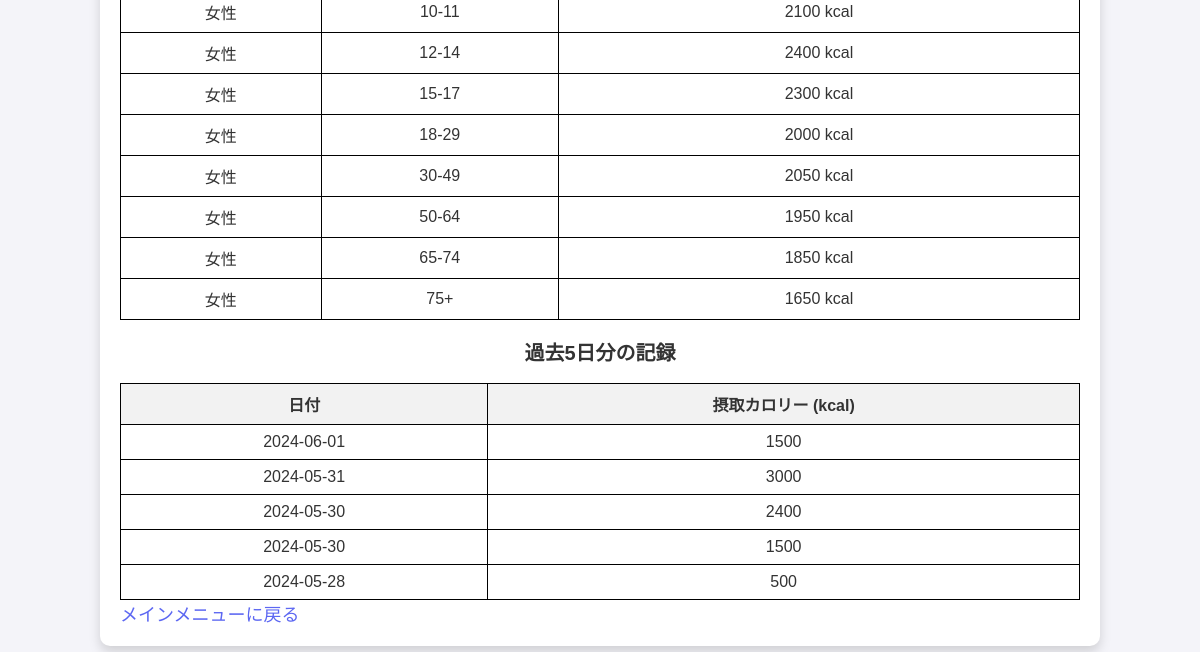
The app's page /accounts/food_record/ (signed in, lower part), older data.
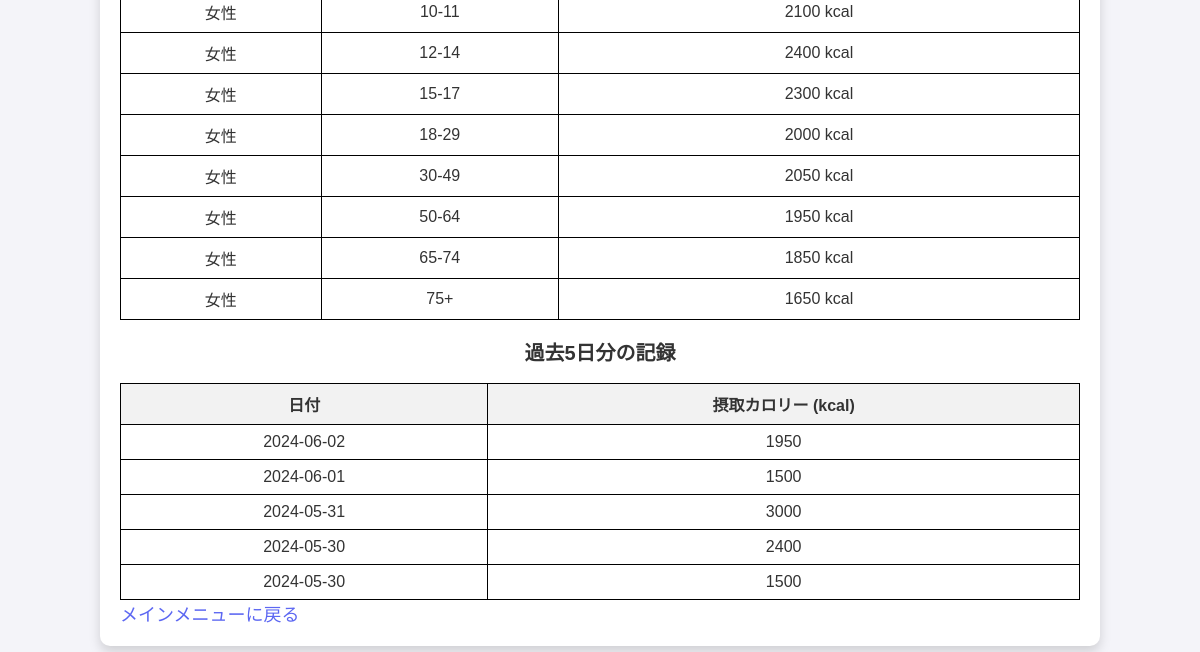
The same page, newer data.
### myapp/models.py (models this page shows)
class FoodRecord(models.Model):
    user = models.ForeignKey(CustomUser, on_delete=models.CASCADE, verbose_name=_('ユーザー'))
    date = models.DateField(_('日付'))
    calories = models.IntegerField(_('カロリー'))
    description = models.TextField(_('説明'), blank=True, null=True)

### myapp/views.py (the view)
# urls.py: path('food_record/', views.food_record, name='food_record'),
@login_required
def food_record(request):
    user_profile = UserProfile.objects.get(user=request.user)
    birthdate = user_profile.user.birth_date
    gender = 'M' if user_profile.user.gender == '男' else 'F'
    today = date.today()
    age = today.year - birthdate.year - ((today.month, today.day) < (birthdate.month, birthdate.day))
    recommended_calories = get_recommended_calories(age, gender)
    recommended_calories_plus_500 = recommended_calories + 500
    recommended_calories_minus_500 = recommended_calories - 500
    calories_by_age_gender = get_calories_by_age_gender()
    form = FoodRecordForm(request.POST or None)
    if request.method == 'POST' and form.is_valid():
        record = form.save(commit=False)
        record.user = request.user
        record.date = form.cleaned_data['date']
        record.save()
        return redirect('myapp:food_record')
    food_records = FoodRecord.objects.filter(user=request.user).order_by('-date')
    yesterday_calories = food_records.first().calories if food_records.exists() else 0
    goal_calories = user_profile.target_calories
    achievement_percent = (yesterday_calories / goal_calories * 100) if goal_calories else 0
    past_five_days_records = FoodRecord.objects.filter(user=request.user).order_by('-date')[:5]
    context = {
        'form': form,
        'recommended_calories': recommended_calories,
        'recommended_calories_plus_500': recommended_calories_plus_500,
        'recommended_calories_minus_500': recommended_calories_minus_500,
        'calories_by_age_gender': calories_by_age_gender,
        'food_records': food_records,
        'birthdate': birthdate,
        'gender': gender,
        'age': age,
        'today': today,
        'yesterday_calories': yesterday_calories,
        'goal_calories': goal_calories,
        'achievement_percent': achievement_percent,
        'past_five_days_records': past_five_days_records,
    }
    return render(request, 'food_record.html', context)

### myapp/authentication.py (called while the page is built)
    def get_user(self, user_id):
        UserModel = get_user_model()
        try:
            return UserModel.objects.get(pk=user_id)
        except UserModel.DoesNotExist:
            return None

### myapp/views.py (called while the page is built)
def get_recommended_calories(age, gender):
    calories_by_age_gender = {
        'M': {'1-2': 950, '3-5': 1300, '6-7': 1550, '8-9': 1850, '10-11': 2250, '12-14': 2600, '15-17': 2800, '18-29': 2650, '30-49': 2700, '50-64': 2600, '65-74': 2400, '75+': 2100},
        'F':{'1-2': 900, '3-5': 1250, '6-7': 1450, '8-9': 1700, '10-11': 2100, '12-14': 2400, '15-17': 2300, '18-29': 2000, '30-49': 2050, '50-64': 1950, '65-74': 1850, '75+': 1650}
    }
    for age_range, calories in calories_by_age_gender[gender].items():
        if '+' in age_range:
            min_age = int(age_range.split('+')[0])
            if age >= min_age:
                return calories
        else:
            min_age, max_age = map(int, age_range.split('-'))
            if min_age <= age <= max_age:
                return calories
    return 0

### myapp/templates/food_record.html (shortened to what this page needs)
<!DOCTYPE html>
<html lang="ja">
<head>
    {% load static %}
    <link rel="stylesheet" href="{% static 'css/styles.css' %}">
</head>
<body class="body-background food-record">
    <div class="container">
        <table id="calorie-table">
            <tbody>
                {% for gender, age_groups in calories_by_age_gender.items %}
                {% for age_range, calories in age_groups.items %}
                <tr>
                    <td>{{ gender }}</td>
                    <td>{{ age_range }}</td>
                    <td>{{ calories }} kcal</td>
                </tr>
                {% endfor %}
                {% endfor %}
            </tbody>
        </table>
        <h2>過去5日分の記録</h2>
        <table>
            <thead>
                <tr>
                    <th>日付</th>
                    <th>摂取カロリー (kcal)</th>
                </tr>
            </thead>
            <tbody>
                {% for record in past_five_days_records %}
                <tr>
                    <td>{{ record.date|date:"Y-m-d" }}</td>
                    <td>{{ record.calories }}</td>
                </tr>
                {% empty %}
                <tr>
                    <td colspan="2">記録がありません。</td>
                </tr>
                {% endfor %}
            </tbody>
        </table>
        <div class="text-center">
            <a href="{% url 'myapp:main_menu' %}" class="back-link">メインメニューに戻る</a>
        </div>
    </div>
</body>
</html>

Row changes from the older to the newer data that the page shows:
no longer on this page (row unchanged): FoodRecord: date "2024-05-28", calories "500"
added FoodRecord: date "2024-06-02", calories "1950"
